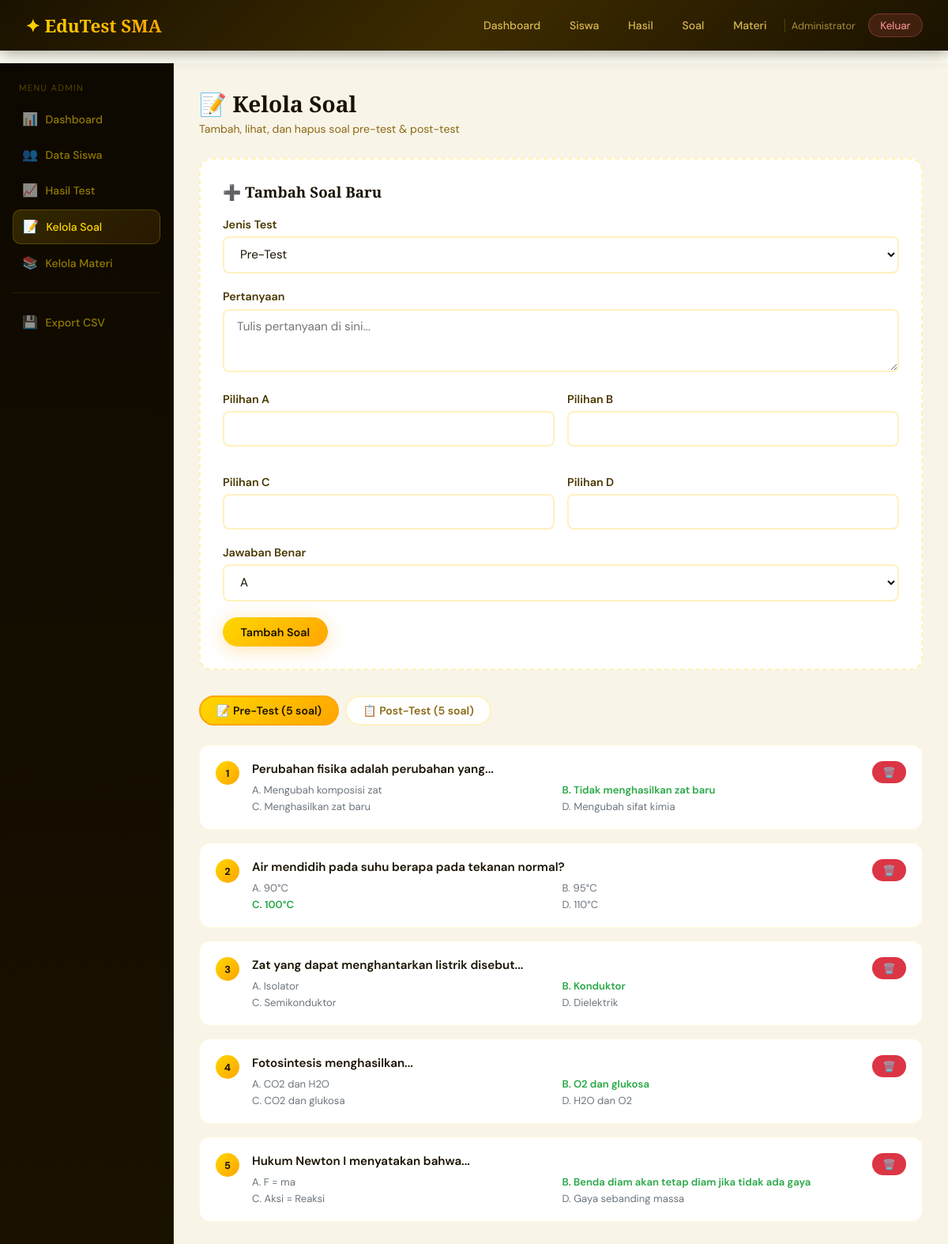
The app's page /admin/soal (signed in) with its own data.
### app.py (models this page shows)
class Question(db.Model):
    id = db.Column(db.Integer, primary_key=True)
    test_type = db.Column(db.String(10), nullable=False)  # 'pre' or 'post'
    soal = db.Column(db.Text, nullable=False)
    pilihan_a = db.Column(db.String(300), nullable=False)
    pilihan_b = db.Column(db.String(300), nullable=False)
    pilihan_c = db.Column(db.String(300), nullable=False)
    pilihan_d = db.Column(db.String(300), nullable=False)
    jawaban_benar = db.Column(db.String(1), nullable=False)  # 'a', 'b', 'c', 'd'
    nomor = db.Column(db.Integer)

### app.py (the view, shortened to what this page needs)
@app.route('/admin/soal', methods=['GET', 'POST'])
@admin_required
def admin_soal():
    pre_q = Question.query.filter_by(test_type='pre').order_by(Question.nomor).all()
    post_q = Question.query.filter_by(test_type='post').order_by(Question.nomor).all()
    return render_template('admin/soal.html', pre_q=pre_q, post_q=post_q)

### app.py (called while the page is built)
def admin_required(f):
    from functools import wraps
    @wraps(f)
    def decorated(*args, **kwargs):
        if 'user_id' not in session or not session.get('is_admin'):
            flash('Akses ditolak.', 'danger')
            return redirect(url_for('login'))
        return f(*args, **kwargs)
    return decorated

### templates/admin/soal.html (shortened to what this page needs)
{% extends 'admin/base.html' %}
{% block admin_content %}
<div class="page-header">
  <h1>📝 Kelola Soal</h1>
  <p>Tambah, lihat, dan hapus soal pre-test & post-test</p>
</div>
<div class="add-form">
  <h3>➕ Tambah Soal Baru</h3>
  <form method="POST">
    <div class="form-group">
      <label class="form-label">Jenis Test</label>
      <select name="test_type" class="form-control" required>
        <option value="pre">Pre-Test</option>
      </select>
    </div>
    <div class="form-group">
      <label class="form-label">Pertanyaan</label>
      <textarea name="soal" class="form-control" rows="2" required placeholder="Tulis pertanyaan di sini..."></textarea>
    </div>
    <div class="form-2col">
      <div class="form-group">
        <label class="form-label">Pilihan A</label>
        <input type="text" name="pilihan_a" class="form-control" required>
      </div>
      <div class="form-group">
        <label class="form-label">Pilihan B</label>
        <input type="text" name="pilihan_b" class="form-control" required>
      </div>
      <div class="form-group">
        <label class="form-label">Pilihan C</label>
        <input type="text" name="pilihan_c" class="form-control" required>
      </div>
      <div class="form-group">
        <label class="form-label">Pilihan D</label>
        <input type="text" name="pilihan_d" class="form-control" required>
      </div>
    </div>
    <div class="form-group">
      <label class="form-label">Jawaban Benar</label>
      <select name="jawaban_benar" class="form-control" required>
        <option value="a">A</option><option value="b">B</option><option value="c">C</option><option value="d">D</option>
      </select>
    </div>
    <button type="submit" class="btn btn-primary">Tambah Soal</button>
  </form>
</div>
<div class="tabs">
  <button class="tab-btn active" onclick="switchTab('pre', this)">📝 Pre-Test ({{ pre_q|length }} soal)</button>
  <button class="tab-btn" onclick="switchTab('post', this)">📋 Post-Test ({{ post_q|length }} soal)</button>
</div>
<div id="tab-pre" class="tab-content show">
  {% for q in pre_q %}
  <div class="soal-card">
    <div class="soal-num">{{ loop.index }}</div>
    <div class="soal-body">
      <div class="soal-text">{{ q.soal }}</div>
      <div class="soal-opts">
        <span {% if q.jawaban_benar == 'a' %}class="correct"{% endif %}>A. {{ q.pilihan_a }}</span>
        <span {% if q.jawaban_benar == 'b' %}class="correct"{% endif %}>B. {{ q.pilihan_b }}</span>
        <span {% if q.jawaban_benar == 'c' %}class="correct"{% endif %}>C. {{ q.pilihan_c }}</span>
        <span {% if q.jawaban_benar == 'd' %}class="correct"{% endif %}>D. {{ q.pilihan_d }}</span>
      </div>
    </div>
    <form method="POST">
      <button type="submit" class="btn btn-danger btn-sm" onclick="return confirm('Hapus soal ini?')">🗑️</button>
    </form>
  </div>
  {% else %}<p style="color:#6c757d; text-align:center; padding:2rem;">Belum ada soal pre-test</p>{% endfor %}
</div>
{% endblock %}

### templates/admin/base.html (shortened to what this page needs)
{% extends 'base.html' %}
{% block content %}
<div class="admin-layout">
  <div class="admin-sidebar">
    <div class="sidebar-title">Menu Admin</div>
    <a href="{{ url_for('admin_dashboard') }}" class="sidebar-link {% if request.endpoint == 'admin_dashboard' %}active{% endif %}">
      <span class="icon">📊</span> Dashboard
    </a>
    <a href="{{ url_for('admin_siswa') }}" class="sidebar-link {% if request.endpoint == 'admin_siswa' %}active{% endif %}">
      <span class="icon">👥</span> Data Siswa
    </a>
    <a href="{{ url_for('admin_hasil') }}" class="sidebar-link {% if request.endpoint == 'admin_hasil' %}active{% endif %}">
      <span class="icon">📈</span> Hasil Test
    </a>
    <a href="{{ url_for('admin_soal') }}" class="sidebar-link {% if request.endpoint == 'admin_soal' %}active{% endif %}">
      <span class="icon">📝</span> Kelola Soal
    </a>
    <a href="{{ url_for('admin_materi') }}" class="sidebar-link {% if request.endpoint == 'admin_materi' %}active{% endif %}">
      <span class="icon">📚</span> Kelola Materi
    </a>
    <div style="border-top:1px solid rgba(255,215,0,0.1); margin: 1rem 0;"></div>
    <a href="{{ url_for('admin_export') }}" class="sidebar-link">
      <span class="icon">💾</span> Export CSV
    </a>
  </div>
  <div class="admin-main">
    <div class="admin-content">
      {% block admin_content %}{% endblock %}
    </div>
  </div>
</div>
{% endblock %}

### templates/base.html (shortened to what this page needs)
<!DOCTYPE html>
<html lang="id">
<head>
</head>
<body>
  {% if session.user_id %}
  <nav class="navbar">
    <a class="navbar-brand" href="{{ url_for('dashboard') if not session.is_admin else url_for('admin_dashboard') }}">
      ✦ EduTest SMA
    </a>
    <div class="navbar-nav">
      {% if session.is_admin %}
        <a class="nav-link" href="{{ url_for('admin_dashboard') }}"><span>Dashboard</span></a>
        <a class="nav-link" href="{{ url_for('admin_siswa') }}"><span>Siswa</span></a>
        <a class="nav-link" href="{{ url_for('admin_hasil') }}"><span>Hasil</span></a>
        <a class="nav-link" href="{{ url_for('admin_soal') }}"><span>Soal</span></a>
        <a class="nav-link" href="{{ url_for('admin_materi') }}"><span>Materi</span></a>
      {% endif %}
      <span class="user-badge">{{ session.nama }}</span>
      <a class="btn-logout" href="{{ url_for('logout') }}">Keluar</a>
    </div>
  </nav>
  {% endif %}
  <div class="alerts">
  </div>
  {% block content %}{% endblock %}
</body>
</html>

### templates/base.html (style rules this page uses)
:root { --gold-1: #FFD700; --gold-2: #FFA500; --gold-3: #FF8C00; --gold-dark: #B8860B; --cream: #FFFDF0; --warm-white: #FEFEFE; --text-dark: #1A1200; --text-mid: #4A3800; --text-light: #8B6914; --shadow-gold: 0 4px 24px rgba(255, 165, 0, 0.3); --shadow-deep: 0 8px 40px rgba(184, 134, 11, 0.2); --radius: 16px; --radius-sm: 8px; }
* { margin: 0; padding: 0; box-sizing: border-box; }
body { font-family: 'DM Sans', sans-serif; background: var(--cream); color: var(--text-dark); min-height: 100vh; }
.navbar { background: linear-gradient(135deg, #1A1200 0%, #3D2B00 50%, #1A1200 100%); padding: 0 2rem; display: flex; align-items: center; justify-content: space-between; height: 64px; position: sticky; top: 0; z-index: 100; box-shadow: 0 2px 20px rgba(0,0,0,0.4); }
.navbar-brand { font-family: 'Playfair Display', serif; font-size: 1.4rem; font-weight: 900; background: linear-gradient(135deg, var(--gold-1), var(--gold-2)); -webkit-background-clip: text; -webkit-text-fill-color: transparent; text-decoration: none; }
.navbar-nav { display: flex; gap: 0.5rem; align-items: center; }
.nav-link { color: rgba(255,220,100,0.8); text-decoration: none; padding: 0.4rem 0.9rem; border-radius: 20px; font-size: 0.88rem; font-weight: 500; transition: all 0.2s; }
.btn-logout { background: rgba(255,100,100,0.15); color: #ff9999; border: 1px solid rgba(255,100,100,0.3); padding: 0.35rem 0.9rem; border-radius: 20px; text-decoration: none; font-size: 0.85rem; transition: all 0.2s; }
.user-badge { color: rgba(255,220,100,0.6); font-size: 0.8rem; padding: 0 0.5rem; border-left: 1px solid rgba(255,215,0,0.2); }
.alerts { padding: 1rem 2rem 0; max-width: 1100px; margin: 0 auto; }
.btn { display: inline-flex; align-items: center; gap: 0.4rem; padding: 0.6rem 1.4rem; border-radius: 30px; font-weight: 600; font-size: 0.9rem; text-decoration: none; border: none; cursor: pointer; transition: all 0.25s; font-family: 'DM Sans', sans-serif; }
.btn-primary { background: linear-gradient(135deg, var(--gold-1) 0%, var(--gold-2) 100%); color: #1A1200; box-shadow: var(--shadow-gold); }
.btn-danger { background: #dc3545; color: white; }
.btn-sm { padding: 0.35rem 0.85rem; font-size: 0.8rem; }
.form-group { margin-bottom: 1.25rem; }
.form-label { display: block; font-weight: 600; color: var(--text-mid); margin-bottom: 0.4rem; font-size: 0.9rem; }
.form-control { width: 100%; padding: 0.65rem 1rem; border: 2px solid rgba(255,200,0,0.25); border-radius: var(--radius-sm); font-family: 'DM Sans', sans-serif; font-size: 0.95rem; background: white; color: var(--text-dark); transition: border-color 0.2s, box-shadow 0.2s; }
select.form-control { cursor: pointer; }
textarea.form-control { resize: vertical; min-height: 80px; }

### templates/admin/base.html (style rules this page uses)
.admin-layout { display: grid; grid-template-columns: 220px 1fr; min-height: calc(100vh - 64px); }
.admin-sidebar { background: linear-gradient(180deg, #0D0800 0%, #1A1200 100%); padding: 1.5rem 1rem; border-right: 1px solid rgba(255,215,0,0.1); }
.sidebar-title { font-size: 0.7rem; text-transform: uppercase; letter-spacing: 0.12em; color: rgba(255,215,0,0.3); padding: 0 0.5rem; margin-bottom: 0.75rem; }
.sidebar-link { display: flex; align-items: center; gap: 0.6rem; padding: 0.65rem 0.75rem; border-radius: 10px; text-decoration: none; color: rgba(255,215,0,0.55); font-size: 0.88rem; font-weight: 500; transition: all 0.2s; margin-bottom: 0.2rem; }
.sidebar-link.active { background: linear-gradient(135deg, rgba(255,215,0,0.15), rgba(255,165,0,0.1)); color: #FFD700; border: 1px solid rgba(255,215,0,0.2); }
.sidebar-link .icon { font-size: 1rem; }
.admin-main { background: #F8F4E8; }
.admin-content { padding: 2rem; max-width: 1000px; }
.page-header { margin-bottom: 1.75rem; }
.page-header h1 { font-family: 'Playfair Display', serif; font-size: 1.75rem; color: #1A1200; }
.page-header p { color: #8B6914; margin-top: 0.25rem; font-size: 0.88rem; }

### records on screen
Question: soal "Perubahan fisika adalah perubahan yang...", pilihan_a "Mengubah komposisi zat", pilihan_b "Tidak menghasilkan zat baru", pilihan_c "Menghasilkan zat baru", pilihan_d "Mengubah sifat kimia"
Question: soal "Air mendidih pada suhu berapa pada tekanan normal?", pilihan_a "90°C", pilihan_b "95°C", pilihan_c "100°C", pilihan_d "110°C"
Question: soal "Zat yang dapat menghantarkan listrik disebut...", pilihan_a "Isolator", pilihan_b "Konduktor", pilihan_c "Semikonduktor", pilihan_d "Dielektrik"
Question: soal "Fotosintesis menghasilkan...", pilihan_a "CO2 dan H2O", pilihan_b "O2 dan glukosa", pilihan_c "CO2 dan glukosa", pilihan_d "H2O dan O2"
Question: soal "Hukum Newton I menyatakan bahwa...", pilihan_a "F = ma", pilihan_b "Benda diam akan tetap diam jika tidak ada gaya", pilihan_c "Aksi = Reaksi", pilihan_d "Gaya sebanding massa"

### other values on screen
{{ session.nama }} "Administrator"
{{ pre_q|length }} "5"
{{ post_q|length }} "5"
